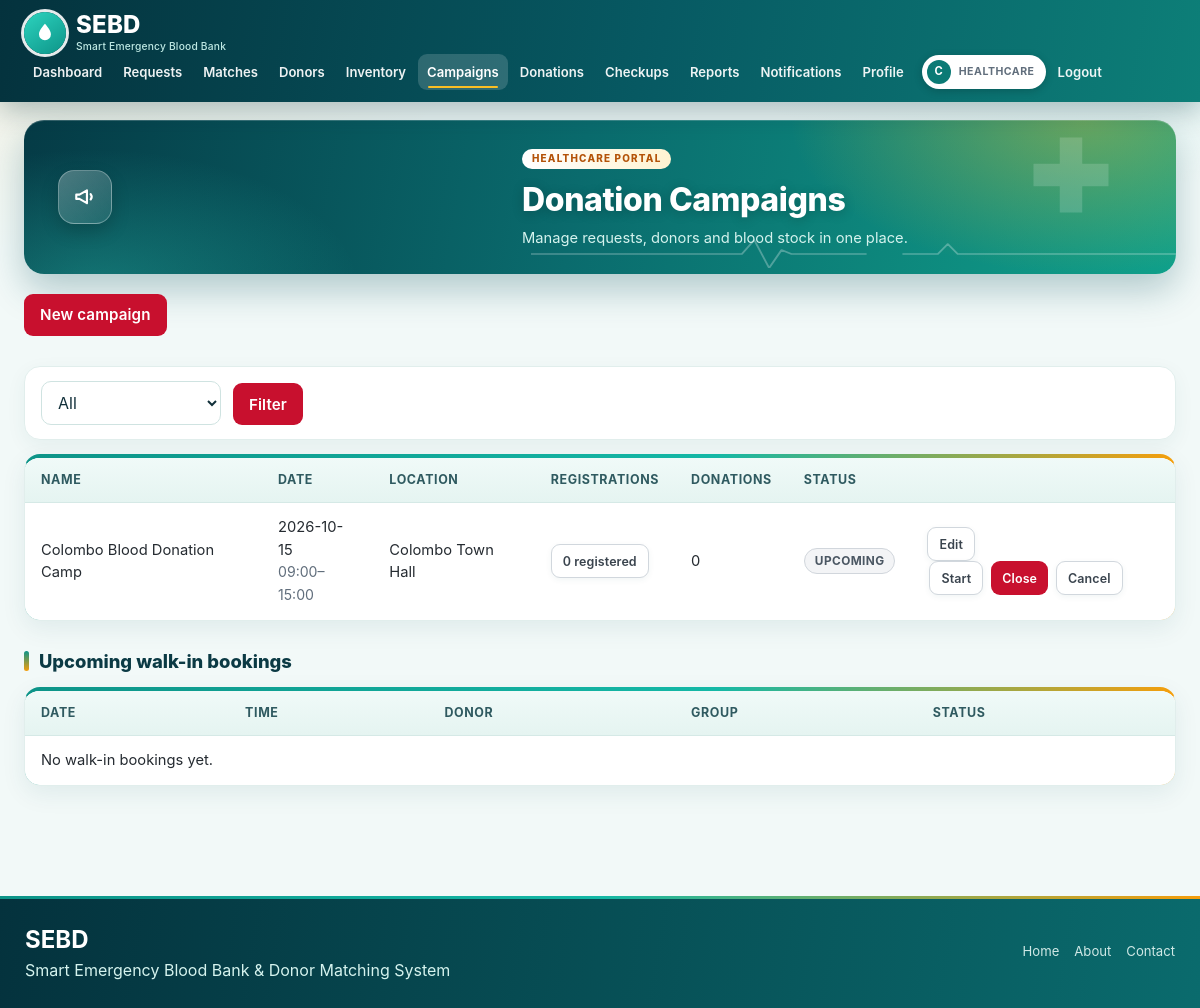
The app's page /healthcare/campaigns.php (signed in) with its own data.
### tables this page shows
CREATE TABLE IF NOT EXISTS `donation_campaigns` (
  `campaign_id` int NOT NULL AUTO_INCREMENT,
  `organization_id` int NOT NULL,
  `campaign_name` varchar(150) NOT NULL,
  `description` text,
  `location` varchar(255) NOT NULL,
  `campaign_date` date NOT NULL,
  `start_time` time NOT NULL DEFAULT '09:00:00',
  `end_time` time NOT NULL DEFAULT '15:00:00',
  `max_donors` int DEFAULT NULL,
  `session_type` enum('CAMPAIGN','WALK_IN_SESSION') NOT NULL DEFAULT 'CAMPAIGN',
  `status` enum('UPCOMING','ACTIVE','COMPLETED','CANCELLED') DEFAULT 'UPCOMING',
  `created_at` datetime DEFAULT CURRENT_TIMESTAMP,
  PRIMARY KEY (`campaign_id`),
  KEY `organization_id` (`organization_id`)
);

### healthcare/campaigns.php (the view, shortened to what this page needs)
<?php require_once __DIR__.'/../includes/auth.php'; require_role('HEALTHCARE');
$o=my_org($pdo); $oid=$o['organization_id'];
$f=get('status'); $sql="SELECT c.*,(SELECT COUNT(*) FROM donations d WHERE d.campaign_id=c.campaign_id) dc,(SELECT COUNT(*) FROM donor_campaign_registrations r WHERE r.campaign_id=c.campaign_id AND r.status='REGISTERED') rc FROM donation_campaigns c WHERE organization_id=?"; $p=[$oid];
if($f){$sql.=" AND c.status=?";$p[]=$f;} $s=$pdo->prepare($sql." ORDER BY campaign_date DESC"); $s->execute($p);
$wk=$pdo->prepare("SELECT a.requested_date,a.requested_time,a.status,u.full_name,d.blood_group FROM donor_appointments a JOIN donors d USING(donor_id) JOIN users u ON u.user_id=d.user_id WHERE a.organization_id=? AND a.status IN ('PENDING','CONFIRMED') AND a.requested_date>=CURDATE() ORDER BY a.requested_date,a.requested_time"); $wk->execute([$oid]); $walkins=$wk->fetchAll();
$title='Donation Campaigns'; require '../includes/header.php'; ?>
<a class="btn" href="create_campaign.php">New campaign</a><br><br>
<form class="filter"><select name="status"><option value="">All</option></select><button class="btn">Filter</button></form>
<div class="tw"><table><thead><tr><th>Name</th><th>Date</th><th>Location</th><th>Registrations</th><th>Donations</th><th>Status</th><th></th></tr></thead><tbody>
<?php foreach($s as $c): ?><tr><td><?= h($c['campaign_name']) ?></td><td><?= h($c['campaign_date']) ?><?php if(!empty($c['start_time'])): ?><br><span class="muted"><?= h(substr($c['start_time'],0,5)) ?>&ndash;<?= h(substr($c['end_time'],0,5)) ?></span><?php endif; ?></td><td><?= h($c['location']) ?></td><td><a class="btn sm alt" href="campaign_attendees.php?id=<?= (int)$c['campaign_id'] ?>"><?= (int)$c['rc'] ?><?= !empty($c['max_donors'])?' / '.(int)$c['max_donors']:'' ?> registered</a></td><td><?= (int)$c['dc'] ?></td><td><?= badge($c['status']) ?></td>
<td><?php if(in_array($c['status'],['UPCOMING','ACTIVE'])): ?><a class="btn sm alt" href="edit_campaign.php?id=<?= $c['campaign_id'] ?>">Edit</a> <form method="post" class="inline">
<?php if($c['status']==='UPCOMING') echo '<button name="status" value="ACTIVE" class="btn sm alt">Start</button> '; ?><button name="status" value="COMPLETED" class="btn sm">Close</button>
<button name="status" value="CANCELLED" class="btn sm alt" data-confirm="Cancel campaign?">Cancel</button></form><?php endif; ?></td></tr><?php endforeach; ?></tbody></table></div>
<h2>Upcoming walk-in bookings</h2><div class="tw"><table><thead><tr><th>Date</th><th>Time</th><th>Donor</th><th>Group</th><th>Status</th></tr></thead><tbody>
<?php if(!$walkins): ?><tr><td colspan="5">No walk-in bookings yet.</td></tr><?php endif; ?></tbody></table></div>
<?php require '../includes/footer.php';

### includes/functions.php (shortened to what this page needs)
<?php
function icon($n){
  static $i=[
  'drop'=>'<path d="M12 2.7s6 6.2 6 10.6a6 6 0 0 1-12 0c0-4.4 6-10.6 6-10.6z"/>',
  'users'=>'<path d="M16 20v-1.5a3.5 3.5 0 0 0-3.5-3.5h-5A3.5 3.5 0 0 0 4 18.5V20"/><circle cx="10" cy="8" r="3.5"/><path d="M20 20v-1.5a3.5 3.5 0 0 0-2.5-3.3M15.5 4.7a3.5 3.5 0 0 1 0 6.6"/>',
  'user'=>'<circle cx="12" cy="8" r="4"/><path d="M4 21v-1a6 6 0 0 1 6-6h4a6 6 0 0 1 6 6v1"/>',
  'check'=>'<path d="M5 12.5l4.5 4.5L19 7.5"/>',
  'hospital'=>'<path d="M4 21V6a1 1 0 0 1 1-1h8a1 1 0 0 1 1 1v15M14 10h5a1 1 0 0 1 1 1v10M2 21h20M9 8v6M6 11h6"/>',
  'activity'=>'<path d="M3 12h4l3-8 4 16 3-8h4"/>',
  'alert'=>'<path d="M12 3.5L21.5 20h-19z"/><path d="M12 10v5M12 17.5v.01"/>',
  'target'=>'<circle cx="12" cy="12" r="9"/><circle cx="12" cy="12" r="5"/><circle cx="12" cy="12" r="1"/>',
  'lock'=>'<rect x="5" y="11" width="14" height="10" rx="2"/><path d="M8 11V8a4 4 0 0 1 8 0v3"/>',
  'message'=>'<path d="M21 12a8 8 0 0 1-11.6 7.1L4 20.5l1.4-4.6A8 8 0 1 1 21 12z"/>',
  'pin'=>'<path d="M12 21s7-6.2 7-11.5a7 7 0 0 0-14 0C5 14.8 12 21 12 21z"/><circle cx="12" cy="9.5" r="2.5"/>',
  'mail'=>'<rect x="3" y="5" width="18" height="14" rx="2"/><path d="M3 7l9 6 9-6"/>',
  'phone'=>'<path d="M5 4h4l2 5-2.5 1.5a11 11 0 0 0 5 5L15 13l5 2v4a2 2 0 0 1-2 2A16 16 0 0 1 3 6a2 2 0 0 1 2-2z"/>',
  'shield'=>'<path d="M12 3l8 3v6c0 4.5-3.4 8-8 9-4.6-1-8-4.5-8-9V6z"/><path d="M9 12l2.2 2.2L15.5 10"/>',
  'clock'=>'<circle cx="12" cy="12" r="9"/><path d="M12 7v5l3 2"/>',
  'arrow'=>'<path d="M5 12h14M13 6l6 6-6 6"/>',
  'calendar'=>'<rect x="4" y="5" width="16" height="15" rx="2"/><path d="M4 10h16M9 3v4M15 3v4"/>',
  'bell'=>'<path d="M6 16v-5a6 6 0 0 1 12 0v5l1.5 2h-15z"/><path d="M10 20.5a2 2 0 0 0 4 0"/>',
  'heart'=>'<path d="M12 20s-7.5-4.6-7.5-10a4.3 4.3 0 0 1 7.5-2.8A4.3 4.3 0 0 1 19.5 10c0 5.4-7.5 10-7.5 10z"/>',
  'clipboard'=>'<rect x="6" y="4" width="12" height="17" rx="2"/><path d="M9 4h6v3H9zM9 12h6M9 16h4"/>',
  'megaphone'=>'<path d="M4 10v4h3l7 4V6L7 10z"/><path d="M17.5 9.5a4 4 0 0 1 0 5"/>',
  'ban'=>'<circle cx="12" cy="12" r="9"/><path d="M5.6 5.6l12.8 12.8"/>',
  'file'=>'<path d="M7 3h7l4 4v14H7z"/><path d="M14 3v4h4M10 13h5M10 17h5"/>',
  'menu'=>'<path d="M4 6h16M4 12h16M4 18h16"/>'
  ];
  return "<svg class='ico' viewBox='0 0 24 24' width='1em' height='1em' aria-hidden='true' focusable='false'>".$i[$n].'</svg>';
}
function h($s){ return htmlspecialchars((string)$s, ENT_QUOTES, 'UTF-8'); }
function badge($s){ $label=$s==='CLEARED'?'Checkup cleared':str_replace('_',' ',$s); return "<span class='badge b-".strtolower(h($s))."'>".h($label)."</span>"; }

### records on screen
donation_campaigns: campaign_name "Colombo Blood Donation Camp", campaign_date "2026-10-15", start_time "09:00", end_time "15:00", location "Colombo Town Hall", rc "0", dc "0", status "UPCOMING", shows "Start"

### other values on screen
$l "Dashboard"
$l "Requests"
$l "Matches"
$l "Donors"
$l "Inventory"
$l "Campaigns"
$l "Donations"
$l "Checkups"
$l "Reports"
$l "Notifications"
$l "Profile"
substr($_SESSION['name']??'U',0,1) "C"
$title "Donation Campaigns"
